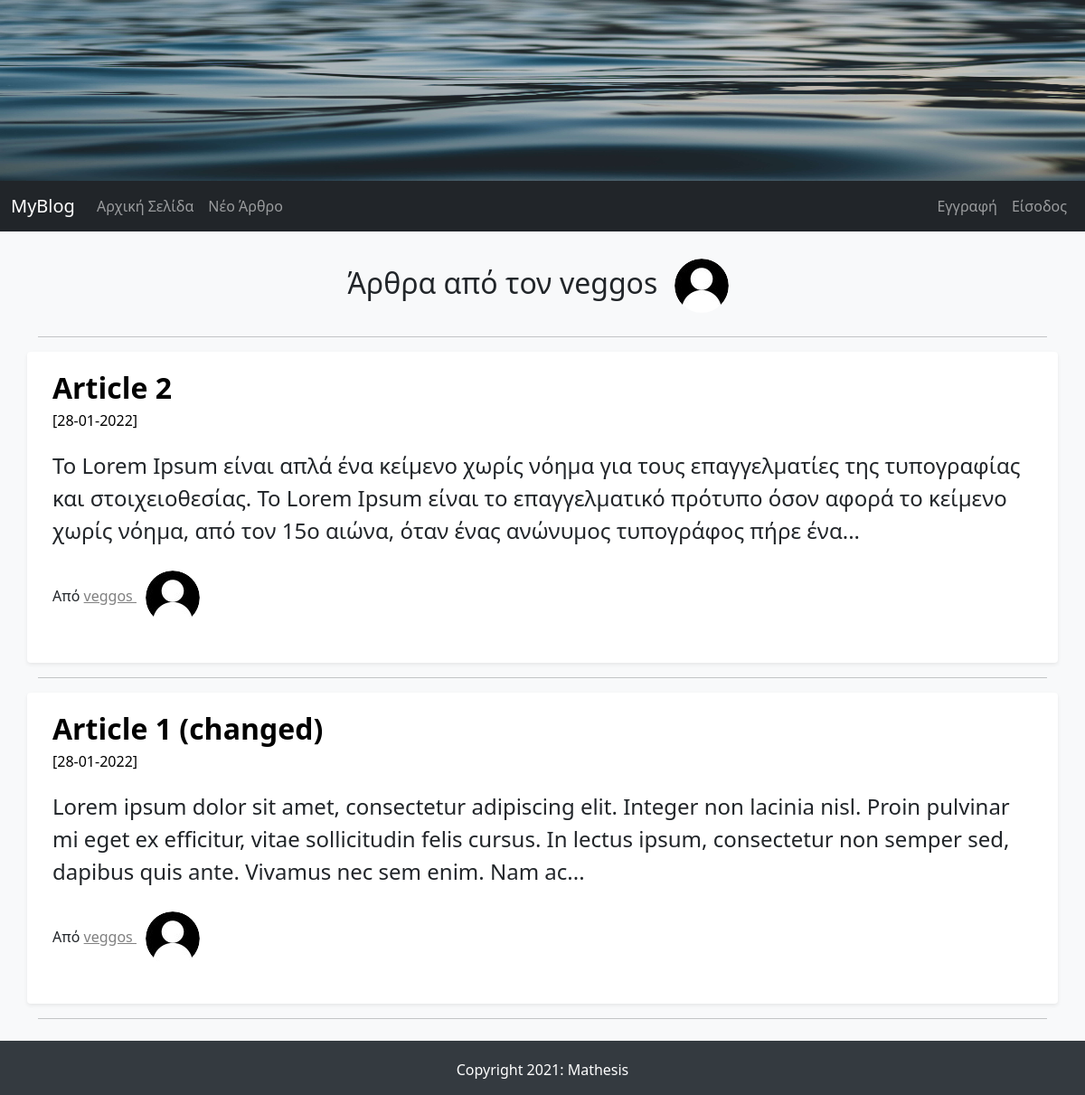
The app's page /articles_by_author/1 with its own data.
### FlaskBlogApp/models.py (models this page shows, shortened)
class User(db.Model, UserMixin): # UserMixin extends class to flask-login capabilities
    id = db.Column(db.Integer, primary_key=True)
    username = db.Column(db.String(15), unique=True, nullable=False)
    email = db.Column(db.String(150), unique=True, nullable=False)
    password = db.Column(db.String(36), nullable=False)
    profile_image = db.Column(db.String(30), default='default_profile_image.jpg')
    articles = db.relationship('Article', backref='author', lazy=True) # Article - relationship with the model not the table

class Article(db.Model):
    id = db.Column(db.Integer, primary_key=True)
    article_title = db.Column(db.String(50), nullable=False)
    article_body = db.Column(db.Text(), nullable=False)
    article_image = db.Column(db.String(30), default='default_article_image.jpg', nullable=False)
    date_created = db.Column(db.DateTime, default=datetime.utcnow, nullable=False)
    user_id = db.Column(db.Integer, db.ForeignKey('user.id'), nullable=False) # user.id of the table not of the class

### FlaskBlogApp/routes.py (the view)
@app.route("/articles_by_author/<int:author_id>")
def articles_by_author(author_id):
    user = User.query.get_or_404(author_id)
    articles = Article.query.filter_by(author=user).order_by(Article.date_created.desc())
    return render_template("articles_by_author.html", articles=articles, author=user)

### FlaskBlogApp/templates/articles_by_author.html (shortened to what this page needs)
{% extends "base.html" %}
{% block content %}
    <h2 class="aba_header">
        Άρθρα από τον {{ author.username }}
        <img class="rounded-circle profile-image" alt="{{ author.username }}" src="{{ url_for('static', filename='images/profiles_images/'+author.profile_image) }}" data-holder-rendered="true" data-bs-toggle="tooltip" data-bs-placement="top" title="{{ author.username }}">
    </h2>
    <hr>
    {% if articles %}
        {% for article in articles %}
            <div class="row my-3 p-3 bg-body rounded shadow-sm">
                <div class="col col-md-12">
                <div class="main-article-title">
                    <a class="article_title"
                    href="{{ url_for('full_article', article_id=article.id) }}">{{ article.article_title | safe }}
                    </a>
                </div>
                <small class="article_date">[{{ article.date_created.strftime('%d-%m-%Y') }}]</small>
                <p class="main-article-partial-text">
                    {{ article.article_body | truncate(255) | safe }}
                </p>
                <p class="">Από
                    <span>
                    <a class="author-name" href="{{ url_for('articles_by_author', author_id=article.author.id) }}"> {{ article.author.username }}
                        <img class="rounded-circle profile-image" alt="{{ article.author.username }}" src="{{ url_for('static', filename='images/profiles_images/'+article.author.profile_image) }}" data-holder-rendered="true" data-bs-toggle="tooltip" data-bs-placement="top" title="{{ article.author.username }}">
                    </a>
                    </span>
                </p>
                </div>
            </div>
            <hr>
        {% endfor %}
    {% endif %}
{% endblock content %}

### FlaskBlogApp/static/css/styles.css (style rules this page uses)
body { background-color: #f8f9fa; }
.main-article-title { font-size: 2em; font-weight: bold; text-decoration: none; color: black; }
.article_date,.article_date:hover { font-size: 1em; color: black; }
.main-article-partial-text,.main-article-full-text { font-size: 1.5em; margin-top: 20px; }
.author-name:link { color: gray; }
.article_title:link, .article_title:hover, .article_title:visited { text-decoration: none; color: black; }
.main-article-category:hover,.main-article-title:hover,.author-name { text-decoration: underline; color: black; }
.row { margin-top: 20px; }
.profile-image { width: 60px; height: 60px; margin: 10px; }
.aba_header { text-align: center; }

### records on screen
User: username "veggos", profile_image (placeholder picture)
Article: article_title "Article 2", date_created "28-01-2022", article_body "Το Lorem Ipsum είναι απλά ένα κείμενο χωρίς νόημα για τους επαγγελματίες της τυπογραφίας και στοιχειοθεσίας. Το Lorem Ipsum είναι το επαγγελματικό πρότυπο όσον αφορά το κείμενο χωρίς νόημα, από τον 15ο αιώνα, όταν ένας ανώνυμος τυπογράφος πήρε ένα...", author.username "veggos", profile_image (placeholder picture)
Article: article_title "Article 1 (changed)", date_created "28-01-2022", article_body "Lorem ipsum dolor sit amet, consectetur adipiscing elit. Integer non lacinia nisl. Proin pulvinar mi eget ex efficitur, vitae sollicitudin felis cursus. In lectus ipsum, consectetur non semper sed, dapibus quis ante. Vivamus nec sem enim. Nam ac...", author.username "veggos", profile_image (placeholder picture)
